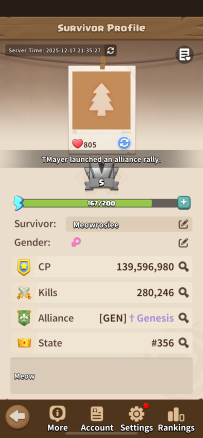
#> input picture ocr/shots/1.webp, 203 x 438 px; its folder holds only this picture in this run
$ python box_picker.py
#> lines starting #> are read from the running program, lines starting #| are printed output that depends on the picture
import os
import json
import cv2

INPUT_DIR = "shots"
BOXES_FILE_NAME = "boxes_ratios.json"
BASE_DIR = os.path.dirname(__file__)


def resolve_boxes_output() -> str:
    env_path = os.getenv("OCR_BOXES_FILE")
    return env_path if env_path else os.path.join(BASE_DIR, BOXES_FILE_NAME)

FIELDS = ["name", "power_cp", "kills", "alliance", "state"]

# Make selection easier on small images
SCALE = 3  # 1 = original, 2 or 3 recommended

WINDOW_W = 1200
WINDOW_H = 1800


def list_images(folder: str):
    if not os.path.isdir(folder):
        raise SystemExit(
            f"Input folder '{folder}' is missing. Create it and drop profile screenshots inside."
        )

    exts = (".png", ".jpg", ".jpeg", ".webp")
    files = [f for f in os.listdir(folder) if f.lower().endswith(exts)]
    files.sort()
    return files


def clamp01(v: float) -> float:
    return max(0.0, min(1.0, v))


def main():
    files = list_images(INPUT_DIR)
    if not files:
        raise SystemExit(f"No images found in '{INPUT_DIR}'. Put screenshots in that folder.")

    ref_name = files[0]
    ref_path = os.path.join(INPUT_DIR, ref_name)

    img0 = cv2.imread(ref_path)
#> img0 is the input picture: shape (438, 203, 3); mean B, G, R 149.2, 169.7, 186.9
    if img0 is None:
        raise SystemExit(
            f"Could not read '{ref_path}'. If OpenCV can't read .webp, convert to .png first."
        )

    ref_h0, ref_w0 = img0.shape[:2]
#> ref_h0 = 438; ref_w0 = 203
    ref_aspect = ref_w0 / ref_h0
#> ref_aspect = 0.463

    # Scale up for easier selection
    img = img0
    if SCALE != 1:
        img = cv2.resize(img0, None, fx=SCALE, fy=SCALE, interpolation=cv2.INTER_CUBIC)
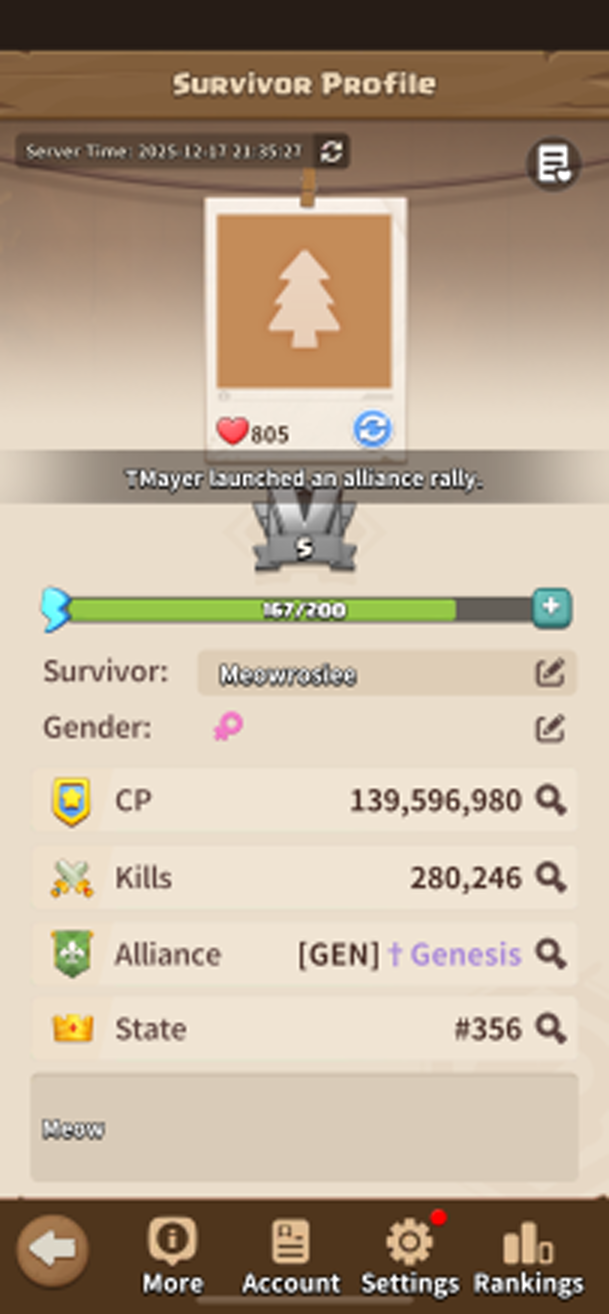
#> img: shape (1314, 609, 3); mean B, G, R 149.2, 169.7, 186.9

    scaled_h, scaled_w = img.shape[:2]
#> scaled_h = 1314; scaled_w = 609

    cv2.namedWindow("image", cv2.WINDOW_NORMAL)
    cv2.resizeWindow("image", WINDOW_W, WINDOW_H)

    print("\nROI Picker (Saves ratios, works across phones)")
    print("For each field: drag a rectangle, press ENTER to accept. Press ESC to redo.\n")

    boxes_ratios = {}

    for field in FIELDS:
        while True:
            print(f"Select region for: {field}")
            x, y, w, h = cv2.selectROI("image", img, showCrosshair=True, fromCenter=False)
            x, y, w, h = int(x), int(y), int(w), int(h)

            if w <= 0 or h <= 0:
                print("Nothing selected. Try again.\n")
                continue

            # Convert from scaled pixels -> ratios (0..1) relative to scaled image
            x1r = clamp01(x / scaled_w)
            y1r = clamp01(y / scaled_h)
            x2r = clamp01((x + w) / scaled_w)
            y2r = clamp01((y + h) / scaled_h)

            boxes_ratios[field] = [x1r, y1r, x2r, y2r]
            print(f"Saved {field} ratios: {boxes_ratios[field]}\n")
            break
#> after the loop, boxes_ratios = 0 items

    cv2.destroyAllWindows()

    data = {
        "meta": {
            "reference_image": ref_name,
            "reference_size_px": [ref_w0, ref_h0],
            "reference_aspect": ref_aspect,
            "selection_scale": SCALE,
            "fields": FIELDS,
            "note": "Boxes are stored as ratios: [x1_ratio, y1_ratio, x2_ratio, y2_ratio]."
        },
        "template_ratios": boxes_ratios
    }

    out_file = resolve_boxes_output()
    with open(out_file, "w", encoding="utf-8") as f:
        json.dump(data, f, indent=2)

    print(f"Done. Saved to '{out_file}'.")
    print("Next step: OCR runner will convert ratios back to pixels for each screenshot.")


if __name__ == "__main__":
#> (the run stopped early here; a loop or call above may not have finished)
